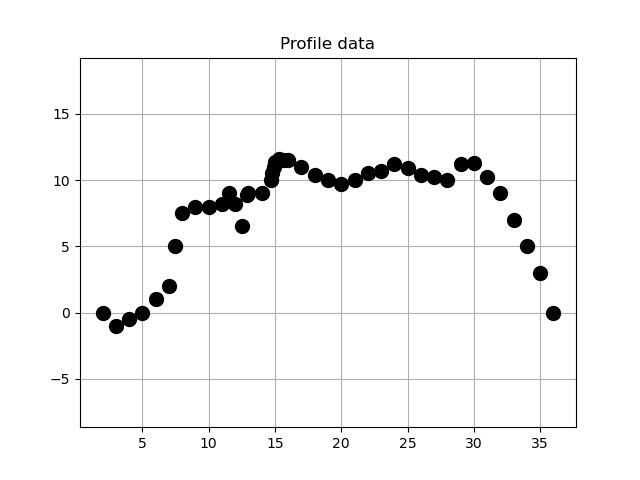

Here is the Python script that generated this plot:
#! /usr/bin/env python3
#
def profile_data_test ( ):

#*****************************************************************************80
#
## profile_data_test() tests profile_data().
#
#  Licensing:
#
#    This code is distributed under the MIT license.
#
#  Modified:
#
#    04 January 2025
#
#  Author:
#
#    John Burkardt
#
  import numpy as np
  import platform

  print ( '' )
  print ( 'profile_data_test():' )
  print ( '  python version: ' + platform.python_version ( ) )
  print ( '  numpy version:  ' + np.version.version )
  print ( '  profile_data() returns (x,y) coordinates along' )
  print ( '  a facial profile.' )

  xy = profile_data ( )

  xd = xy[:,0].copy()
  yd = xy[:,1].copy()
  filename = 'profile_data.png'
  profile_data_plot ( xd, yd, filename )
#
#  Terminate.
#
  print ( '' )
  print ( 'profile_data_test():' )
  print ( '  Normal end of execution.' )

  return

def profile_data ( ):

#*****************************************************************************80
#
## profile_data() returns (x,y) coordinates of points along a facial profile.
#
#  Licensing:
#
#    This code is distributed under the MIT license.
#
#  Modified:
#
#    04 January 2025
#
#  Author:
#
#    John Burkardt
#
#  Reference:
#
#    Cleve Moler,
#    Numerical Computing with MATLAB,
#    SIAM, 2004,
#    ISBN13: 978-0-898716-60-3,
#    LC: QA297.M625. 
#
#  Output:
#
#    real xd(nd), yd(nd): data to be interpolated.
#
  import numpy as np

  xy = np.array ( [ \
    [ 2.0,   0.0 ], \
    [ 3.0,  -1.0 ], \
    [ 4.0,  -0.5 ], \
    [ 5.0,   0.0 ], \
    [ 6.0,   1.0 ], \
    [ 7.0,   2.0 ], \
    [ 7.5,   5.0 ], \
    [ 8.0,   7.5 ], \
    [ 9.0,   8.0 ], \
    [10.0,   8.0 ], \
    [11.0,   8.2 ], \
    [11.5,   9.0 ], \
    [12.0,   8.2 ], \
    [12.5,   6.5 ], \
    [12.9,   8.9 ], \
    [13.0,   9.0 ], \
    [14.0,   9.0 ], \
    [14.7,  10.0 ], \
    [14.8,  10.5 ], \
    [14.9,  11.0 ], \
    [15.0,  11.4 ], \
    [15.3,  11.6 ], \
    [15.6,  11.5 ], \
    [16.0,  11.5 ], \
    [17.0,  11.0 ], \
    [18.0,  10.4 ], \
    [19.0,  10.0 ], \
    [20.0,   9.7 ], \
    [21.0,  10.0 ], \
    [22.0,  10.5 ], \
    [23.0,  10.7 ], \
    [24.0,  11.2 ], \
    [25.0,  10.9 ], \
    [26.0,  10.4 ], \
    [27.0,  10.2 ], \
    [28.0,  10.0 ], \
    [29.0,  11.2 ], \
    [30.0,  11.3 ], \
    [31.0,  10.2 ], \
    [32.0,   9.0 ], \
    [33.0,   7.0 ], \
    [34.0,   5.0 ], \
    [35.0,   3.0 ], \
    [36.0,   0.0 ] ] )

  return xy

def profile_data_plot ( xd, yd, filename ):

#*****************************************************************************80
#
## profile_data_plot() plots the profile data
#
#  Licensing:
#
#    This code is distributed under the MIT license.
#
#  Modified:
#
#    04 January 2025
#
#  Author:
#
#    John Burkardt
#
#  Reference:
#
#    Cleve Moler,
#    Numerical Computing with MATLAB,
#    SIAM, 2004,
#    ISBN13: 978-0-898716-60-3,
#    LC: QA297.M625. 
#
#  Input:
#
#    real xd(nd), yd(nd): the profile data.
#
#    string filename: the name of a file in which to save the plot.
#
  import matplotlib.pyplot as plt

  plt.clf ( )
  plt.plot ( xd, yd, 'k.', markersize = 20 )
  plt.axis ( 'equal' )
  plt.grid ( True )
  plt.title ( 'Profile data' )

  plt.savefig ( filename )
  print ( '  Graphics saved as "' + filename + '"' )

  return

def timestamp ( ):

#*****************************************************************************80
#
## timestamp() prints the date as a timestamp.
#
#  Licensing:
#
#    This code is distributed under the MIT license. 
#
#  Modified:
#
#    21 August 2019
#
#  Author:
#
#    John Burkardt
#
  import time

  t = time.time ( )
  print ( time.ctime ( t ) )

  return

if ( __name__ == '__main__' ):
  timestamp ( )
  profile_data_test ( )
  timestamp ( )
